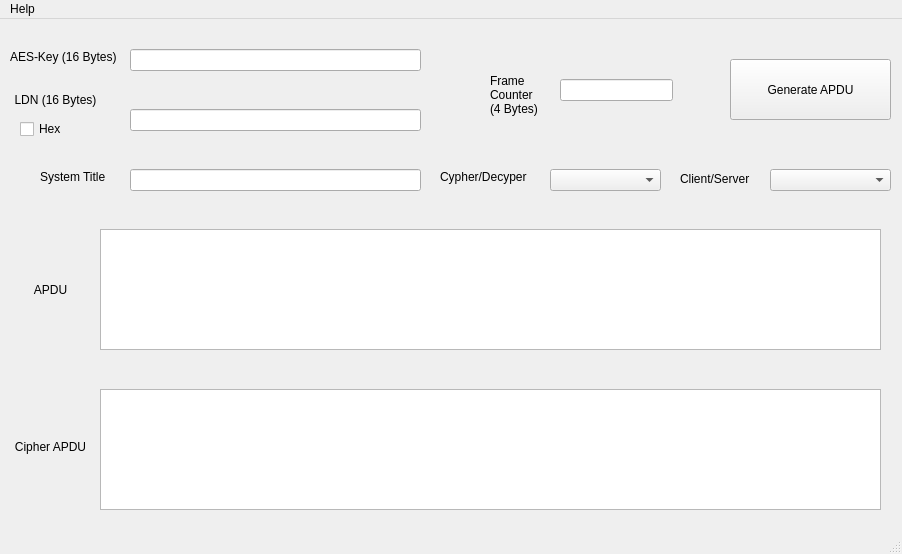
<?xml version="1.0" encoding="UTF-8"?>
<ui version="4.0">
 <class>MainWindow</class>
 <widget class="QMainWindow" name="MainWindow">
  <property name="geometry">
   <rect>
    <x>0</x>
    <y>0</y>
    <width>902</width>
    <height>554</height>
   </rect>
  </property>
  <property name="windowTitle">
   <string>DLMS APDU Encryption/Decryption  Ver - 0.0.3</string>
  </property>
  <widget class="QWidget" name="centralwidget">
   <widget class="QLabel" name="lblApdu">
    <property name="geometry">
     <rect>
      <x>20</x>
      <y>250</y>
      <width>61</width>
      <height>41</height>
     </rect>
    </property>
    <property name="text">
     <string>APDU</string>
    </property>
    <property name="alignment">
     <set>Qt::AlignCenter</set>
    </property>
    <property name="wordWrap">
     <bool>true</bool>
    </property>
   </widget>
   <widget class="QLabel" name="lblCipherApdu">
    <property name="geometry">
     <rect>
      <x>10</x>
      <y>420</y>
      <width>81</width>
      <height>16</height>
     </rect>
    </property>
    <property name="text">
     <string>Cipher APDU</string>
    </property>
    <property name="alignment">
     <set>Qt::AlignCenter</set>
    </property>
    <property name="wordWrap">
     <bool>true</bool>
    </property>
   </widget>
   <widget class="QLabel" name="lblFrameCounter">
    <property name="geometry">
     <rect>
      <x>490</x>
      <y>50</y>
      <width>51</width>
      <height>51</height>
     </rect>
    </property>
    <property name="text">
     <string>Frame Counter (4 Bytes)</string>
    </property>
    <property name="wordWrap">
     <bool>true</bool>
    </property>
   </widget>
   <widget class="QLineEdit" name="txtFrameCounter">
    <property name="geometry">
     <rect>
      <x>560</x>
      <y>60</y>
      <width>113</width>
      <height>22</height>
     </rect>
    </property>
    <property name="font">
     <font>
      <pointsize>10</pointsize>
     </font>
    </property>
    <property name="maxLength">
     <number>8</number>
    </property>
    <property name="alignment">
     <set>Qt::AlignCenter</set>
    </property>
   </widget>
   <widget class="QLabel" name="lblKey">
    <property name="geometry">
     <rect>
      <x>10</x>
      <y>30</y>
      <width>121</width>
      <height>16</height>
     </rect>
    </property>
    <property name="text">
     <string>AES-Key (16 Bytes)</string>
    </property>
   </widget>
   <widget class="QLineEdit" name="txtKey">
    <property name="geometry">
     <rect>
      <x>130</x>
      <y>30</y>
      <width>291</width>
      <height>22</height>
     </rect>
    </property>
    <property name="font">
     <font>
      <pointsize>8</pointsize>
     </font>
    </property>
    <property name="maxLength">
     <number>32</number>
    </property>
    <property name="alignment">
     <set>Qt::AlignCenter</set>
    </property>
   </widget>
   <widget class="QLabel" name="lblSceltaCifraDecifra">
    <property name="geometry">
     <rect>
      <x>440</x>
      <y>150</y>
      <width>91</width>
      <height>16</height>
     </rect>
    </property>
    <property name="text">
     <string>Cypher/Decyper</string>
    </property>
   </widget>
   <widget class="QComboBox" name="cmbCifraDecifra">
    <property name="geometry">
     <rect>
      <x>550</x>
      <y>150</y>
      <width>111</width>
      <height>22</height>
     </rect>
    </property>
   </widget>
   <widget class="QPushButton" name="btnMakeApdu">
    <property name="geometry">
     <rect>
      <x>730</x>
      <y>40</y>
      <width>161</width>
      <height>61</height>
     </rect>
    </property>
    <property name="text">
     <string>Generate APDU</string>
    </property>
   </widget>
   <widget class="QTextEdit" name="textApdu">
    <property name="geometry">
     <rect>
      <x>100</x>
      <y>210</y>
      <width>781</width>
      <height>121</height>
     </rect>
    </property>
    <property name="font">
     <font>
      <pointsize>10</pointsize>
     </font>
    </property>
   </widget>
   <widget class="QTextEdit" name="textOutputApdu">
    <property name="geometry">
     <rect>
      <x>100</x>
      <y>370</y>
      <width>781</width>
      <height>121</height>
     </rect>
    </property>
    <property name="font">
     <font>
      <pointsize>10</pointsize>
     </font>
    </property>
    <property name="readOnly">
     <bool>true</bool>
    </property>
   </widget>
   <widget class="QComboBox" name="cmbClientServer">
    <property name="geometry">
     <rect>
      <x>770</x>
      <y>150</y>
      <width>121</width>
      <height>22</height>
     </rect>
    </property>
   </widget>
   <widget class="QLabel" name="lblClientServer">
    <property name="geometry">
     <rect>
      <x>680</x>
      <y>150</y>
      <width>81</width>
      <height>20</height>
     </rect>
    </property>
    <property name="text">
     <string>Client/Server</string>
    </property>
   </widget>
   <widget class="QLabel" name="lblLdn">
    <property name="geometry">
     <rect>
      <x>10</x>
      <y>70</y>
      <width>91</width>
      <height>21</height>
     </rect>
    </property>
    <property name="text">
     <string>LDN (16 Bytes)</string>
    </property>
    <property name="alignment">
     <set>Qt::AlignCenter</set>
    </property>
   </widget>
   <widget class="QLineEdit" name="txtLdn">
    <property name="geometry">
     <rect>
      <x>130</x>
      <y>90</y>
      <width>291</width>
      <height>22</height>
     </rect>
    </property>
    <property name="font">
     <font>
      <pointsize>8</pointsize>
     </font>
    </property>
    <property name="maxLength">
     <number>32</number>
    </property>
    <property name="alignment">
     <set>Qt::AlignCenter</set>
    </property>
   </widget>
   <widget class="QCheckBox" name="chbLdnHex">
    <property name="geometry">
     <rect>
      <x>20</x>
      <y>100</y>
      <width>81</width>
      <height>20</height>
     </rect>
    </property>
    <property name="text">
     <string>Hex</string>
    </property>
   </widget>
   <widget class="QLineEdit" name="txtSystemTitle">
    <property name="geometry">
     <rect>
      <x>130</x>
      <y>150</y>
      <width>291</width>
      <height>22</height>
     </rect>
    </property>
    <property name="font">
     <font>
      <pointsize>8</pointsize>
     </font>
    </property>
    <property name="maxLength">
     <number>32</number>
    </property>
    <property name="alignment">
     <set>Qt::AlignCenter</set>
    </property>
   </widget>
   <widget class="QLabel" name="lblSystemTitle_2">
    <property name="geometry">
     <rect>
      <x>40</x>
      <y>150</y>
      <width>81</width>
      <height>16</height>
     </rect>
    </property>
    <property name="text">
     <string>System Title</string>
    </property>
   </widget>
  </widget>
  <widget class="QMenuBar" name="menubar">
   <property name="geometry">
    <rect>
     <x>0</x>
     <y>0</y>
     <width>902</width>
     <height>26</height>
    </rect>
   </property>
   <widget class="QMenu" name="menuHelp">
    <property name="title">
     <string>Help</string>
    </property>
    <addaction name="openUserGuide"/>
   </widget>
   <addaction name="menuHelp"/>
  </widget>
  <widget class="QStatusBar" name="statusbar"/>
  <action name="openUserGuide">
   <property name="text">
    <string>User Guide</string>
   </property>
  </action>
 </widget>
 <resources/>
 <connections/>
</ui>
